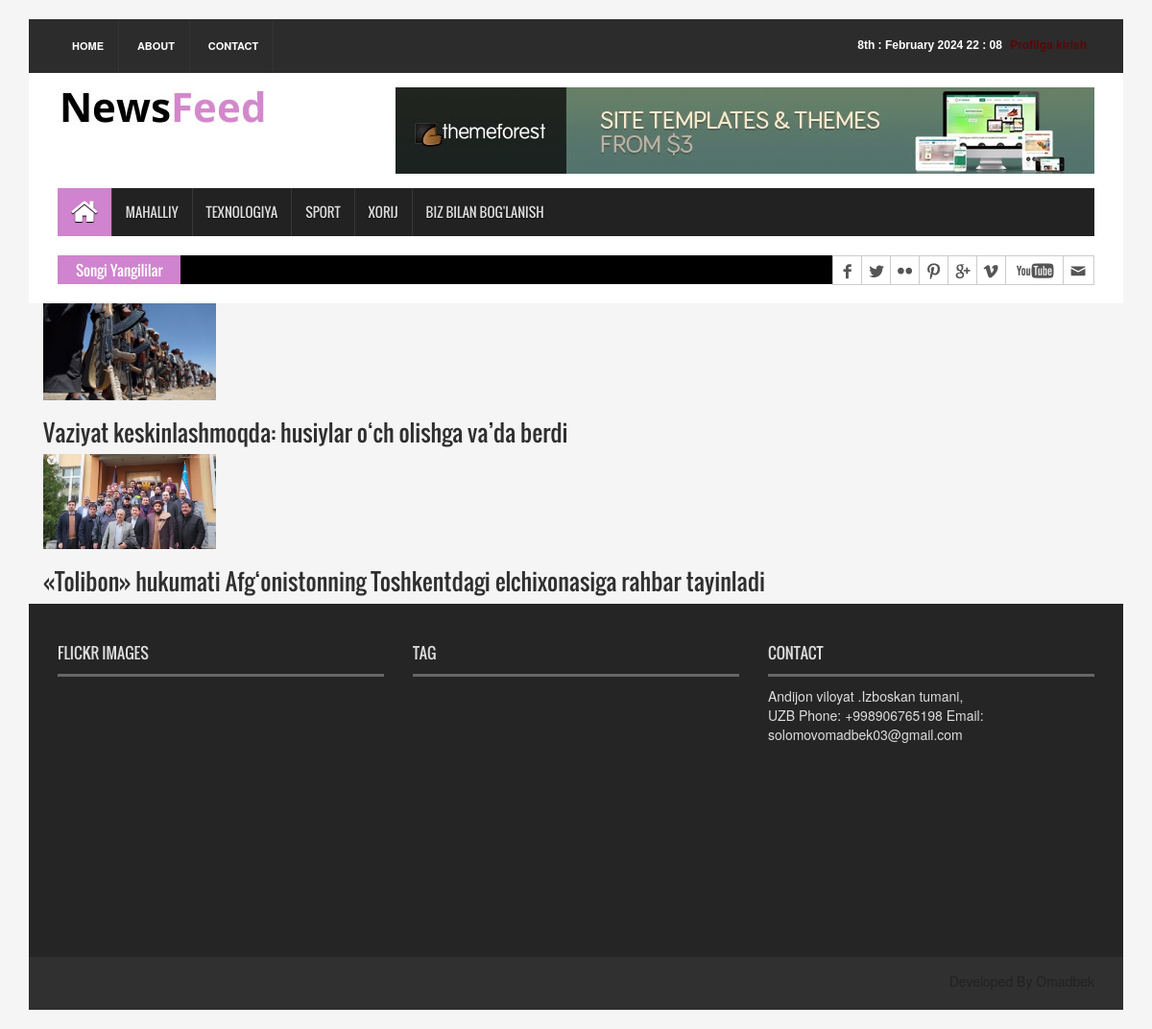
Page /xorij/ on the earlier database version.
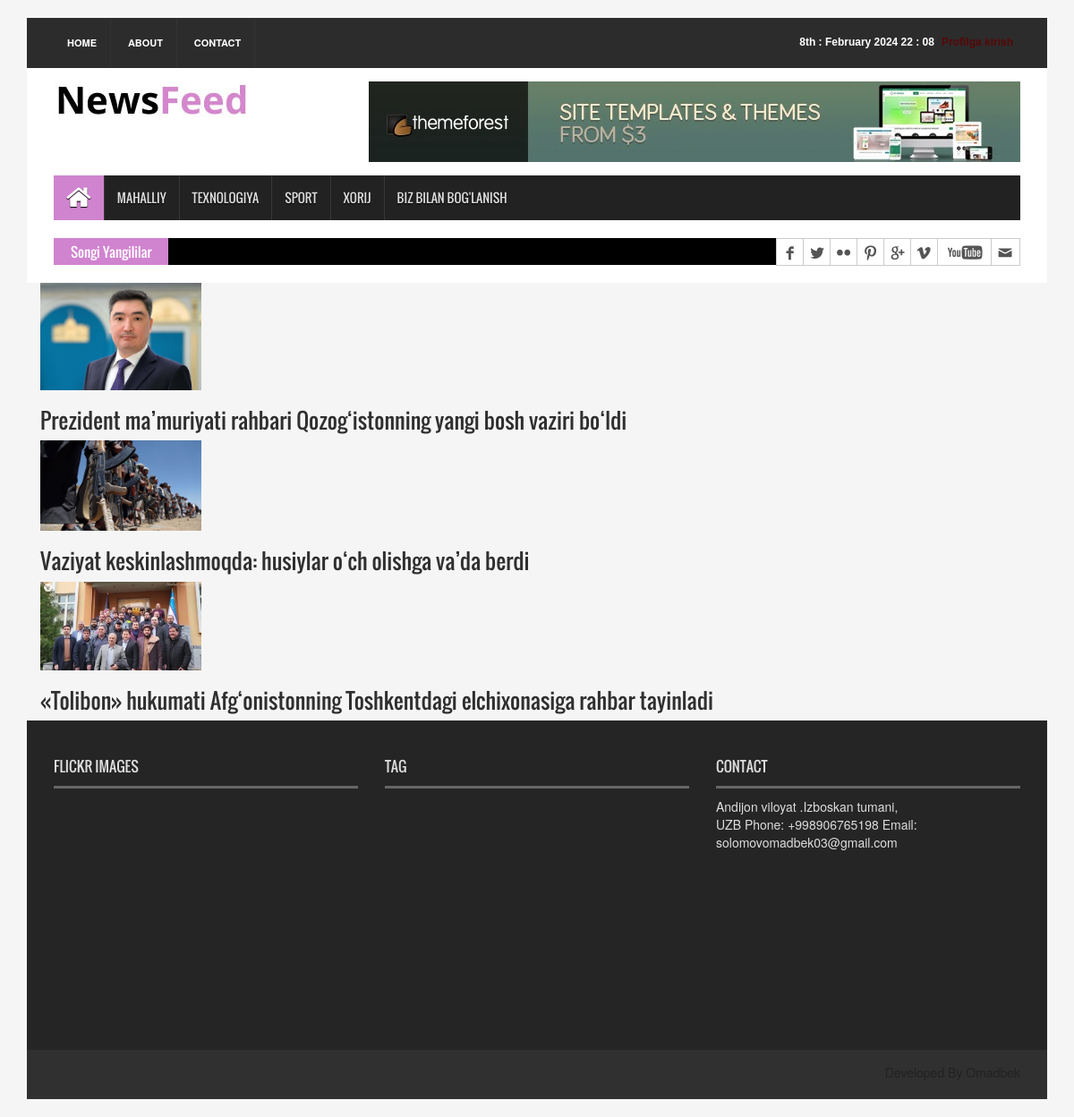
Same page on the later database version.
### news_app/models.py (models this page shows, shortened)
class News(models.Model):
    class Status(models.TextChoices):
        Draft = 'DF','DRAFT'
        Published = 'PB','PUBLISHED'
    title = models.CharField(max_length=250)
    slug = models.SlugField(max_length=250)
    body = models.TextField()
    images = models.ImageField(upload_to='news/images')
    category = models.ForeignKey(Category,on_delete=models.CASCADE)
    publish_time = models.DateTimeField(default=timezone.now)
    create_time = models.DateTimeField(auto_now_add=True)
    upgrade_time = models.DateTimeField(auto_now=True)
    status = models.CharField(max_length=2,choices=Status.choices, default=Status.Published)
    objects = models.Manager()
    published = PublishedManager()
    class Meta:
        ordering = ['-publish_time']
    def get_absolute_url(self):
        return reverse('news_detail_page',args=[self.slug])

### news_app/views.py (the view)
# urls.py: path('xorij/',XorijNewsView.as_view(),name='xorij_page'),
class XorijNewsView(ListView):
    model = News
    template_name = 'news/xorij.html'
    context_object_name = 'xorij_yangiliklar'
    def get_queryset(self):
        news = self.model.objects.all().filter(category__name = 'Xorij').order_by('-publish_time')
        return news

### templates/news/xorij.html (shortened to what this page needs)
{% extends 'news/base.html' %}
{%  load static %}
{% block content %}
{% for news in xorij_yangiliklar  %}
<div class="container">
    <div class="row" >
        <div class="col-sm-4">
            <a href="{{ news.get_absolute_url }}" >
            <img src="{{news.images.url}}" alt="{{news.title}}" width="50%">
        </div>
        <div class="col-sm-12">
            <h3>{{news.title}}</h3>
        </div>
    </div>
</div>
{% endfor %}
{% endblock content %}

### templates/news/base.html (shortened to what this page needs)
{% load static %}
<html>
<head>
<link rel="stylesheet" type="text/css" href="{% static 'css/bootstrap.min.css' %}">
<link rel="stylesheet" type="text/css" href="{% static 'css/font-awesome.min.css' %}">
<link rel="stylesheet" type="text/css" href="{% static 'css/animate.css' %}">
<link rel="stylesheet" type="text/css" href="{% static 'css/font.css' %}">
<link rel="stylesheet" type="text/css" href="{% static 'css/li-scroller.css' %}">
<link rel="stylesheet" type="text/css" href="{% static 'css/slick.css' %}">
<link rel="stylesheet" type="text/css" href="{% static 'css/jquery.fancybox.css' %}">
<link rel="stylesheet" type="text/css" href="{% static 'css/theme.css' %}">
<link rel="stylesheet" type="text/css" href="{% static 'css/style.css' %}">
</head>
<body>
<div class="container">
  <header id="header">
    <div class="row">
      <div class="col-lg-12 col-md-12 col-sm-12">
        <div class="header_top">
          <div class="header_top_left">
            <ul class="top_nav">
              <li><a href="{% url 'home_page' %}">Home</a></li>
              <li><a href="#">About</a></li>
              <li><a href="{% url 'contact_page' %}">Contact</a></li>
            </ul>
          </div>
          <div class="header_top_right">
            {% if request.user.is_authenticated %}
            <p><a href="{% url 'profile' %}"style="color: #570808">My profile</a></p>
            <p>{% now "jS : F Y H : i" %}</p>
            {% else %}
            <p><a href="{% url 'login' %}" style="color: #570808">Profilga kirish</a></p>
            <p>{% now "jS : F Y H : i" %}</p>
            {% endif %}
          </div>
        </div>
      </div>
      <div class="col-lg-12 col-md-12 col-sm-12">
        <div class="header_bottom">
          <div class="logo_area"><a href="" class="logo"><img src="{% static 'images/logo.jpg' %}" alt=""></a></div>
          <div class="add_banner"><a href="#"><img src="{% static 'images/addbanner_728x90_V1.jpg' %}" alt=""></a></div>
        </div>
      </div>
    </div>
  </header>
  <section id="navArea">
    <nav class="navbar navbar-inverse" role="navigation">
      <div id="navbar" class="navbar-collapse collapse">
        <ul class="nav navbar-nav main_nav">
          <li class="active"><a href="{% url 'home_page' %}"><span class="fa fa-home desktop-home"></span><span class="mobile-show">Home</span></a></li>
          <li><a href="{% url 'local_page' %}">Mahalliy</a></li>
           <li><a href="{% url 'technology_page' %}">Texnologiya</a></li>
          <li><a href="{% url 'sport_page' %}">Sport</a></li>
          <li><a href="{% url 'xorij_page' %}">Xorij</a></li>
          <li><a href="{% url 'contact_page' %}">Biz bilan bog'lanish </a></li>
        </ul>
      </div>
    </nav>
  </section>
  <section id="newsSection">
    <div class="row">
      <div class="col-lg-12 col-md-12">
        <div class="latest_newsarea"> <span>Songi Yangililar</span>
          <div class="social_area">
            <ul class="social_nav">
              <li class="facebook"><a href="#"></a></li>
              <li class="twitter"><a href="#"></a></li>
              <li class="flickr"><a href="#"></a></li>
              <li class="pinterest"><a href="#"></a></li>
              <li class="googleplus"><a href="#"></a></li>
              <li class="vimeo"><a href="#"></a></li>
              <li class="youtube"><a href="#"></a></li>
              <li class="mail"><a href="#"></a></li>
            </ul>
          </div>
        </div>
      </div>
    </div>
  </section>
  {% block content %}
  {% endblock content %}
  <footer id="footer">
    <div class="footer_top">
      <div class="row">
        <div class="col-lg-4 col-md-4 col-sm-4">
          <div class="footer_widget wow fadeInLeftBig">
            <h2>Flickr Images</h2>
          </div>
        </div>
        <div class="col-lg-4 col-md-4 col-sm-4">
          <div class="footer_widget wow fadeInDown">
            <h2>Tag</h2>
          </div>
        </div>
        <div class="col-lg-4 col-md-4 col-sm-4">
          <div class="footer_widget wow fadeInRightBig">
            <h2>Contact</h2>
            <address>
            Andijon viloyat .Izboskan tumani,  <br> UZB Phone: +998906765198 Email: solomovomadbek03@gmail.com
            </address>
          </div>
        </div>
      </div>
    </div>
    <div class="footer_bottom">
      <p class="developer">Developed By Omadbek</p>
    </div>
  </footer>
</div>
</body>
</html>

### static/css/theme.css (style rules this page uses)
.navbar-inverse .navbar-nav > .active > a, .navbar-inverse .navbar-nav > .active > a:hover, .navbar-inverse .navbar-nav > .active > a:focus { background-color:#d083cf }
.latest_newsarea span { background:none repeat scroll 0 0 #d083cf }

Differences in the rows shown:
added News: images (picture), title "Prezident ma’muriyati rahbari Qozog‘istonning yangi bosh vaziri bo‘ldi"
